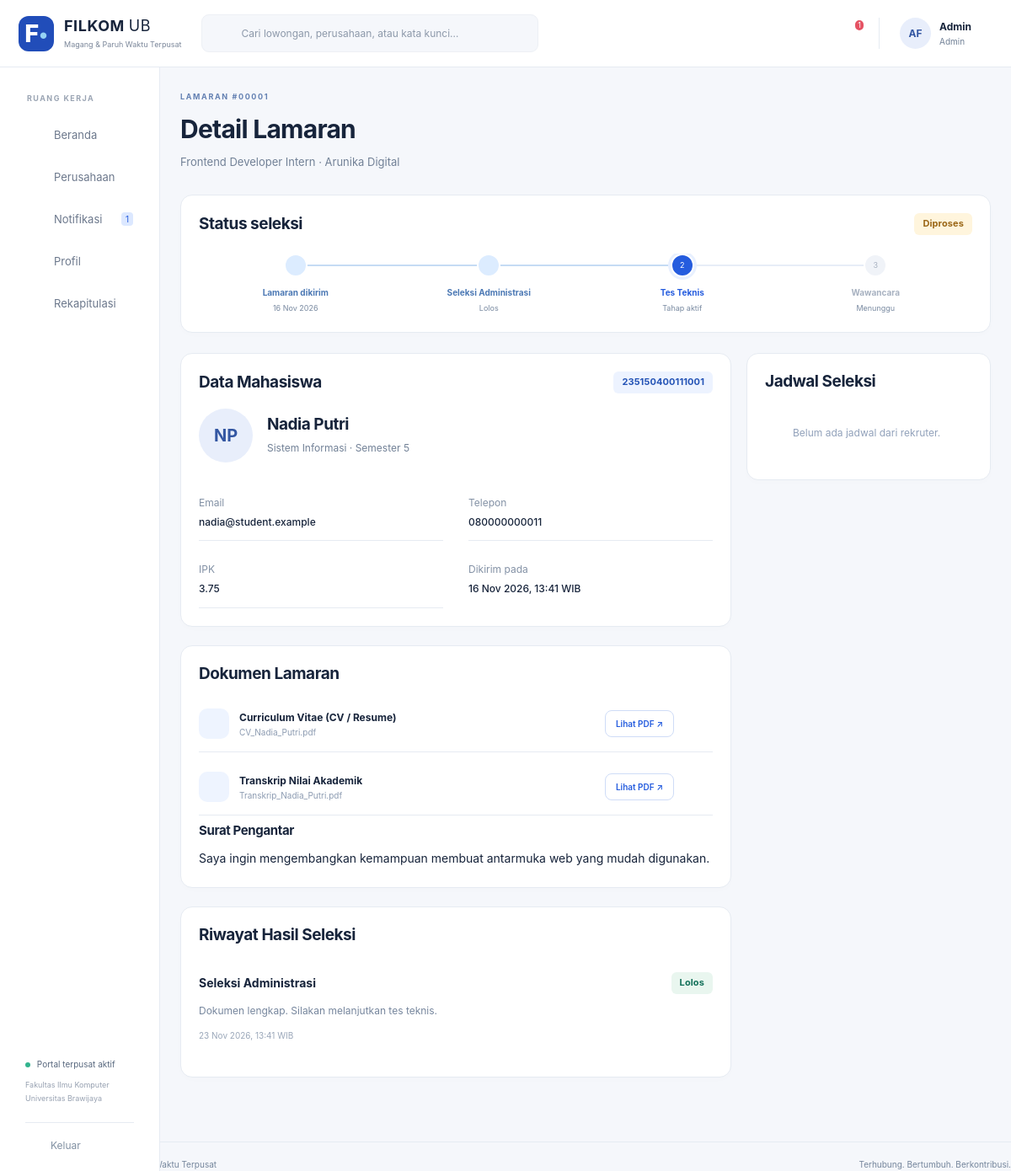
Screenshot of /index.php?r=lamaran/detail&id=1 (signed in) with the database file from the repository.
### tables this page shows
CREATE TABLE AKUN (
 idAkun INT AUTO_INCREMENT PRIMARY KEY, username VARCHAR(100) NOT NULL UNIQUE, email VARCHAR(100) NOT NULL UNIQUE,
 passwordHash VARCHAR(255) NOT NULL, namaPengguna VARCHAR(100) NOT NULL,
 role ENUM('Mahasiswa','Rekruter','Admin') NOT NULL, aktif TINYINT(1) NOT NULL DEFAULT 1,
 idMahasiswa INT NULL UNIQUE,idPerusahaan INT NULL,
 FOREIGN KEY(idMahasiswa) REFERENCES MAHASISWA(idMahasiswa), FOREIGN KEY(idPerusahaan) REFERENCES PERUSAHAAN(idPerusahaan),
 CONSTRAINT CK_AKUN_ROLE CHECK ((role='Mahasiswa' AND idMahasiswa IS NOT NULL AND idPerusahaan IS NULL) OR (role='Rekruter' AND idPerusahaan IS NOT NULL AND idMahasiswa IS NULL) OR (role='Admin' AND idMahasiswa IS NULL AND idPerusahaan IS NULL))
);

CREATE TABLE LAMARAN (
 idLamaran INT AUTO_INCREMENT PRIMARY KEY,dokumenPersyaratan TEXT NOT NULL,statusLamaran VARCHAR(50) NOT NULL DEFAULT 'Draf',
 tanggalMelamar DATETIME NULL,idLowongan INT NOT NULL,idMahasiswa INT NOT NULL,idTahapSaatIni INT NULL,
 portofolio VARCHAR(250) NOT NULL DEFAULT '',suratPengantar TEXT,administrasiLolos TINYINT(1) NOT NULL DEFAULT 0,
 dibuatPada DATETIME NOT NULL DEFAULT CURRENT_TIMESTAMP,UNIQUE(idMahasiswa,idLowongan),
 FOREIGN KEY(idLowongan) REFERENCES LOWONGAN(idLowongan),FOREIGN KEY(idMahasiswa) REFERENCES MAHASISWA(idMahasiswa),
 FOREIGN KEY(idTahapSaatIni,idLowongan) REFERENCES `TAHAP SELEKSI`(idTahap,idLowongan),
 UNIQUE(idLamaran,idLowongan)
);

CREATE TABLE LOWONGAN (
 idLowongan INT AUTO_INCREMENT PRIMARY KEY,namaLowongan VARCHAR(100) NOT NULL,jenisPekerjaan VARCHAR(50) NOT NULL,
 modeKerja VARCHAR(50) NOT NULL,lokasiPenempatan VARCHAR(100) NOT NULL,tingkatSemesterMinimal INT NOT NULL,
 targetJurusan TEXT NOT NULL,deskripsi TEXT NOT NULL,dokumenPersyaratan TEXT NOT NULL,
 statusLowongan VARCHAR(20) NOT NULL DEFAULT 'Draf',tanggalDibuat DATETIME NOT NULL DEFAULT CURRENT_TIMESTAMP,idPerusahaan INT NOT NULL,
 batasLamaran DATE NULL,kuota INT NOT NULL DEFAULT 1,durasiBulan INT NOT NULL DEFAULT 3,
 uangSaku DECIMAL(12,0) NOT NULL DEFAULT 0,konversiSKS INT NOT NULL DEFAULT 0,kualifikasi TEXT,dihapusPada DATETIME NULL,
 FOREIGN KEY(idPerusahaan) REFERENCES PERUSAHAAN(idPerusahaan), INDEX IDX_LOWONGAN_STATUS(statusLowongan,idPerusahaan)
);

CREATE TABLE PERUSAHAAN (
 idPerusahaan INT AUTO_INCREMENT PRIMARY KEY, namaPerusahaan VARCHAR(100) NOT NULL,
 alamat TEXT NOT NULL, emailPerusahaan VARCHAR(100) NOT NULL UNIQUE,
 statusVerifikasi VARCHAR(20) NOT NULL DEFAULT 'Menunggu', bidangUsaha VARCHAR(100) NOT NULL DEFAULT '',
 kontak VARCHAR(30) NOT NULL DEFAULT '', deskripsi TEXT, website VARCHAR(250) NOT NULL DEFAULT '',
 catatanVerifikasi TEXT, dihapusPada DATETIME NULL, dibuatPada DATETIME NOT NULL DEFAULT CURRENT_TIMESTAMP
);

CREATE TABLE HASIL_SELEKSI (
 idHasil INT AUTO_INCREMENT PRIMARY KEY,idLamaran INT NOT NULL,idTahap INT NOT NULL,idLowongan INT NOT NULL,
 hasil VARCHAR(30) NOT NULL,catatan TEXT,idPenilai INT NOT NULL,diperbaruiPada DATETIME NOT NULL DEFAULT CURRENT_TIMESTAMP,
 UNIQUE(idLamaran,idTahap),FOREIGN KEY(idLamaran,idLowongan) REFERENCES LAMARAN(idLamaran,idLowongan),
 FOREIGN KEY(idTahap,idLowongan) REFERENCES `TAHAP SELEKSI`(idTahap,idLowongan),FOREIGN KEY(idPenilai) REFERENCES AKUN(idAkun)
);

CREATE TABLE MAHASISWA (
 idMahasiswa INT AUTO_INCREMENT PRIMARY KEY,namaMahasiswa VARCHAR(100) NOT NULL,NIM VARCHAR(15) NOT NULL UNIQUE,
 email VARCHAR(100) NOT NULL UNIQUE,jurusan VARCHAR(50) NOT NULL,semester INT NOT NULL DEFAULT 1,
 IPK DECIMAL(3,2) NOT NULL DEFAULT 0,telepon VARCHAR(30) NOT NULL DEFAULT '',portofolio VARCHAR(250) NOT NULL DEFAULT '',
 bio TEXT,idCV INT NULL
);

CREATE TABLE DOKUMEN (
 idDokumen INT AUTO_INCREMENT PRIMARY KEY,idAkun INT NOT NULL,namaAsli VARCHAR(250) NOT NULL,namaInternal VARCHAR(100) NOT NULL UNIQUE,
 ukuran INT NOT NULL,mime VARCHAR(80) NOT NULL DEFAULT 'application/pdf',dibuatPada DATETIME NOT NULL DEFAULT CURRENT_TIMESTAMP,
 FOREIGN KEY(idAkun) REFERENCES AKUN(idAkun)
);

### app/Views/lamaran/detail.php (the view, shortened to what the rows shown need)
<?php $recruiter=$currentUser['role']==='Rekruter';$heading=$recruiter?'Profil & Dokumen Pendaftar':'Detail Lamaran';$kicker='LAMARAN #'.str_pad((string)$lamaran['idLamaran'],5,'0',STR_PAD_LEFT);$subtitle=$lamaran['namaLowongan'].' · '.$lamaran['namaPerusahaan'];require ROOT.'/app/Views/components/heading.php';$item=$lamaran;?>
<section class="card"><div class="section-heading"><h2>Status seleksi</h2><?= badge($lamaran['statusLamaran']) ?></div><?php if($lamaran['statusLamaran']!=='Draf'):require ROOT.'/app/Views/components/timeline.php';endif;?><?php if($lamaran['lowonganDihapus']||$lamaran['perusahaanDihapus']):?><div class="alert info">Lowongan/perusahaan tidak lagi tersedia. Data lamaran berikut adalah riwayat yang tetap disimpan.</div><?php endif;?></section>
<div class="content-with-aside"><div class="stack"><section class="card"><div class="section-heading"><h2>Data Mahasiswa</h2><span class="badge blue"><?= e($lamaran['NIM']) ?></span></div><div class="profile-banner"><span class="avatar large"><?= e(initials($lamaran['namaMahasiswa'])) ?></span><div><h2><?= e($lamaran['namaMahasiswa']) ?></h2><p><?= e($lamaran['jurusan']) ?> · Semester <?= e($lamaran['semester']) ?></p></div></div><dl class="summary-list two-up"><div><dt>Email</dt><dd><?= e($lamaran['email']) ?></dd></div><div><dt>Telepon</dt><dd><?= e($lamaran['telepon']) ?></dd></div><div><dt>IPK</dt><dd><?= e($lamaran['IPK']) ?></dd></div><div><dt>Dikirim pada</dt><dd><?= tanggal($lamaran['tanggalMelamar'],'d M Y, H:i') ?> WIB</dd></div></dl></section><section class="card"><h2>Dokumen Lamaran</h2><?php foreach($lamaran['dokumenPersyaratan'] as $name=>$id):?><div class="document-row"><span class="activity-icon"><?= icon('file') ?></span><div><strong><?= e(documentOptions()[$name]??$name) ?></strong><small><?= e($dokumenInfo[(int)$id]['namaAsli']??'Dokumen PDF') ?></small></div><a class="button secondary" target="_blank" rel="noopener" href="<?= e(url('dokumen/lihat',['id'=>$id])) ?>">Lihat PDF ↗</a><a class="icon-button" aria-label="Unduh <?= e($name) ?>" href="<?= e(url('dokumen/lihat',['id'=>$id,'unduh'=>1])) ?>"><?= icon('download') ?></a></div><?php endforeach;?><?php if($lamaran['portofolio']):?><p><strong>Portofolio:</strong> <a target="_blank" rel="noopener noreferrer" href="<?= e($lamaran['portofolio']) ?>"><?= e($lamaran['portofolio']) ?> ↗</a></p><?php endif;?><h3>Surat Pengantar</h3><p class="prose"><?= nl2br(e($lamaran['suratPengantar']?:'Tidak ada surat pengantar tambahan.')) ?></p></section><section class="card"><h2>Riwayat Hasil Seleksi</h2><?php if(!$hasil):?><p class="muted">Menunggu peninjauan rekruter.</p><?php endif;?><?php foreach($hasil as $h):?><div class="history-item"><div class="section-heading"><strong><?= e($h['namaTahap']) ?></strong><?= badge($h['hasil']) ?></div><p><?= e($h['catatan']?:'Tidak ada catatan tambahan.') ?></p><small><?= tanggal($h['diperbaruiPada'],'d M Y, H:i') ?> WIB</small></div><?php endforeach;?></section></div>
<aside class="stack"><section class="card"><h2>Jadwal Seleksi</h2></section>
</aside></div>

### app/Views/layout/header.php (shortened to what the rows shown need)
<!doctype html>
<html lang="id"><head><meta charset="utf-8"><meta name="viewport" content="width=device-width,initial-scale=1">
<title><?= e($title) ?> · FILKOM Connect</title><link rel="stylesheet" href="assets/app.css">
</head><body>
<?php if($currentUser): $role=$currentUser['role'];$r=query('r','dashboard'); ?>
<header class="topbar"><a class="brand" href="<?= e(url()) ?>"><span class="brand-icon">F<span>•</span></span><span><strong>FILKOM <span class="brand-light">UB</span></strong><small>Magang &amp; Paruh Waktu Terpusat</small></span></a>
<form class="global-search" action="index.php" method="get"><input type="hidden" name="r" value="<?= $role==='Admin'?'perusahaan':'lowongan' ?>"><?= icon('search') ?><input aria-label="Pencarian global" name="keyword" placeholder="Cari lowongan, perusahaan, atau kata kunci…" value="<?= e(query('keyword')) ?>"><button class="icon-button" aria-label="Cari"><?= icon('arrow') ?></button></form>
<div class="top-actions"><form class="mobile-logout" method="post" action="<?= e(url('logout')) ?>"><?= csrf() ?><button class="icon-button" aria-label="Keluar"><?= icon('logout') ?></button></form><a class="notification-button" href="<?= e(url('notifikasi')) ?>" aria-label="Notifikasi, <?= $unread ?> belum dibaca"><?= icon('bell') ?><?php if($unread):?><span class="counter"><?= $unread>99?'99+':$unread ?></span><?php endif;?></a><div class="user-summary"><span class="avatar"><?= e(initials($currentUser['namaPengguna'])) ?></span><span><strong><?= e(explode(' ',$currentUser['namaPengguna'])[0]) ?></strong><small><?= e($role) ?></small></span></div></div></header>
<aside class="sidebar"><div class="sidebar-label">RUANG KERJA</div><nav aria-label="Navigasi utama">
<?php $nav=[['dashboard','home','Beranda']];
if($role==='Admin')$nav=[...$nav,['perusahaan','building','Perusahaan']];
$nav[]=['notifikasi','bell','Notifikasi'];$nav[]=['profil','user','Profil'];
if($role!=='Mahasiswa')$nav[]=['rekapitulasi','chart','Rekapitulasi'];
foreach($nav as [$link,$ic,$label]):$active=explode('/',$r)[0]===$link||($link==='pendaftar'&&str_starts_with($r,'seleksi')); ?>
<a href="<?= e(url($link)) ?>" class="nav-link <?= $active?'active':'' ?>" <?= $active?'aria-current="page"':'' ?>><?= icon($ic) ?><span><?= e($label) ?></span><?php if($link==='notifikasi'&&$unread):?><span class="nav-count"><?= $unread ?></span><?php endif;?></a>
<?php endforeach;?></nav><div class="sidebar-bottom"><div class="portal-status"><i></i> Portal terpusat aktif<small>Fakultas Ilmu Komputer<br>Universitas Brawijaya</small></div><form method="post" action="<?= e(url('logout')) ?>"><?= csrf() ?><button class="logout"><?= icon('logout') ?> Keluar</button></form></div></aside>
<main id="main" class="main-content">
<?php else: ?><main id="main" class="public-main"><?php endif; ?>

### app/Core/helpers.php (shortened to what the rows shown need)
<?php
function e(mixed $s):string {
    return htmlspecialchars((string)$s,ENT_QUOTES|ENT_SUBSTITUTE,'UTF-8');
}
function url(string $route='dashboard',array $p=[]):string {
    return 'index.php?'.http_build_query(['r'=>$route]+$p);
}
function query(string $key,string $default=''):string {
    $v=$_GET[$key]??$default;
    return is_scalar($v)?trim((string)$v):$default;
}
function tanggal(?string $date,string $format='d M Y'):string {
    return $date?date($format,strtotime($date)):'—';
}
function initials(string $s):string {
    $w=preg_split('/\s+/',trim($s));
    return mb_strtoupper(mb_substr($w[0]??'',0,1).mb_substr($w[1]??'',0,1));
}
function statusClass(string $s):string {
    return match($s) {
        'Diterima','Terverifikasi','Lolos','Sesuai','Layak','Aktif'=>'green','Ditolak','Tidak Lolos','Tidak sesuai','Tidak Layak','Dihapus'=>'red','Wawancara','Diproses','Menunggu'=>'amber','Draf','Ditutup'=>'gray',default=>'blue'
    }
    ;
}
function badge(string $s):string {
    return '<span class="badge '.statusClass($s).'">'.e($s).'</span>';
}
function documentOptions():array {
    return ['CV'=>'Curriculum Vitae (CV / Resume)','Transkrip'=>'Transkrip Nilai Akademik','Portofolio'=>'Portofolio / Tautan Karya','Surat Rekomendasi'=>'Surat Rekomendasi / Pengantar'];
}
function icon(string $name):string {
    $paths=[ 'home'=>'<path d="m3 10 9-7 9 7v10H3Z"/><path d="M9 20v-7h6v7"/>', 'briefcase'=>'<rect x="3" y="7" width="18" height="14" rx="2"/><path d="M8 7V3h8v4M3 12c6 4 12 4 18 0M10 13h4"/>', 'file'=>'<path d="M6 3h9l4 4v14H6Z"/><path d="M14 3v5h5M9 12h7M9 16h7"/>', 'bell'=>'<path d="M5 17h14l-2-3V9a5 5 0 0 0-10 0v5ZM10 21h4"/>', 'user'=>'<circle cx="12" cy="8" r="4"/><path d="M4 21v-2a8 8 0 0 1 16 0v2"/>', 'calendar'=>'<rect x="3" y="5" width="18" height="16" rx="2"/><path d="M7 2v6M17 2v6M3 11h18M7 15h3M14 15h3"/>', 'chat'=>'<path d="M4 4h16v12H9l-5 5Z"/><path d="M8 8h8M8 12h5"/>', 'search'=>'<circle cx="10" cy="10" r="6"/><path d="m15 15 6 6"/>', 'arrow'=>'<path d="M4 12h16m-6-6 6 6-6 6"/>', 'plus'=>'<path d="M12 4v16M4 12h16"/>', 'location'=>'<path d="M19 10c0 5-7 11-7 11S5 15 5 10a7 7 0 0 1 14 0Z"/><circle cx="12" cy="10" r="2"/>', 'check'=>'<path d="m5 12 4 4L19 6"/>', 'clock'=>'<circle cx="12" cy="12" r="9"/><path d="M12 6v6l4 2"/>', 'logout'=>'<path d="M9 3H4v18h5M9 12h12m-5-5 5 5-5 5"/>', 'building'=>'<path d="M4 21V3h12v18M16 9h4v12M8 7h4M8 11h4M8 15h4M9 21v-3h3v3"/>', 'chart'=>'<path d="M4 3v18h17M8 17v-4M13 17V8M18 17V5"/>', 'shield'=>'<path d="m12 2 9 4v6c0 5-9 10-9 10S3 17 3 12V6Z"/><path d="m8 12 3 3 5-6"/>', 'download'=>'<path d="M12 3v12m-5-5 5 5 5-5M4 16v5h16v-5"/>', 'close'=>'<path d="m5 5 14 14M19 5 5 19"/>', ];
    return '<svg class="icon" viewBox="0 0 24 24" fill="none" stroke="currentColor" stroke-width="1.7" stroke-linecap="round" stroke-linejoin="round" aria-hidden="true">'.($paths[$name]??$paths['file']).'</svg>';
}

### app/Views/components/heading.php
<div class="page-heading"><div><p class="eyebrow"><?= e($kicker??'FILKOM CONNECT') ?></p><h1><?= e($heading??$title) ?></h1><?php if(!empty($subtitle)):?><p><?= e($subtitle) ?></p><?php endif;?></div><?php if(!empty($headingAction)):?><?= $headingAction ?><?php endif;?></div>

### app/Views/components/timeline.php
<?php $tahapanTimeline=$timelineData[(int)$item['idLamaran']]['tahapan']??$tahapan??[];$hasilTimeline=$timelineData[(int)$item['idLamaran']]['hasil']??$hasil??[]; ?>
<ol class="timeline"><li class="done"><span class="step-dot"><?= icon('check') ?></span><strong>Lamaran dikirim</strong><small><?= tanggal($item['tanggalMelamar'],'d M Y') ?></small></li>
<?php foreach($tahapanTimeline as $t):$h=$hasilTimeline[$t['idTahap']]['hasil']??'';$active=(int)$item['idTahapSaatIni']===(int)$t['idTahap'];$class=$h==='Lolos'?'done':($h==='Tidak Lolos'?'failed':($active?'current':''));?><li class="<?= $class ?>"><span class="step-dot"><?= $h==='Lolos'?icon('check'):($h==='Tidak Lolos'?icon('close'):e($t['urutan'])) ?></span><strong><?= e($t['namaTahap']) ?></strong><small><?= e($h==='Lolos'?'Lolos':($h==='Tidak Lolos'?'Tidak lolos':($active?'Tahap aktif':($item['statusLamaran']==='Ditolak'?'Tidak dilanjutkan':'Menunggu')))) ?></small></li><?php endforeach; ?></ol>

### rows the page displays
akun: namaPengguna "AF", namaPengguna "Admin", role "Admin", role "Detail Lamaran"
lamaran: idLamaran "LAMARAN #00001", lowongan.namaLowongan "Frontend Developer Intern · Arunika Digital", statusLamaran "Diproses", tanggalMelamar "16 Nov 2026", idLamaran.hasil "Lolos", idLamaran+idTahapSaatIni "Tahap aktif", idLamaran+idTahapSaatIni+statusLamaran "Menunggu", idMahasiswa.NIM "235150400111001", idMahasiswa.namaMahasiswa "NP", idMahasiswa.namaMahasiswa "Nadia Putri", idMahasiswa.jurusan "Sistem Informasi", idMahasiswa.semester "5", idMahasiswa.email "nadia@student.example", idMahasiswa.telepon "080000000011", idMahasiswa.IPK "3.75", tanggalMelamar "16 Nov 2026, 13:41", suratPengantar "Saya ingin mengembangkan kemampuan membuat antarmuka web yang mudah digunakan."
tahap seleksi: namaTahap "Seleksi Administrasi"
tahap seleksi: urutan "2", namaTahap "Tes Teknis"
tahap seleksi: urutan "3", namaTahap "Wawancara"
dokumen: namaAsli "CV_Nadia_Putri.pdf"
dokumen: namaAsli "Transkrip_Nadia_Putri.pdf"
hasil_seleksi: idTahap.namaTahap "Seleksi Administrasi", hasil "Lolos", catatan "Dokumen lengkap. Silakan melanjutkan tes teknis.", diperbaruiPada "23 Nov 2026, 13:41"

### other values shown
$unread "1"
$label "Beranda"
$label "Perusahaan"
$label "Notifikasi"
$label "Profil"
$label "Rekapitulasi"
documentOptions()[$name] "Curriculum Vitae (CV / Resume)"
documentOptions()[$name] "Transkrip Nilai Akademik"
